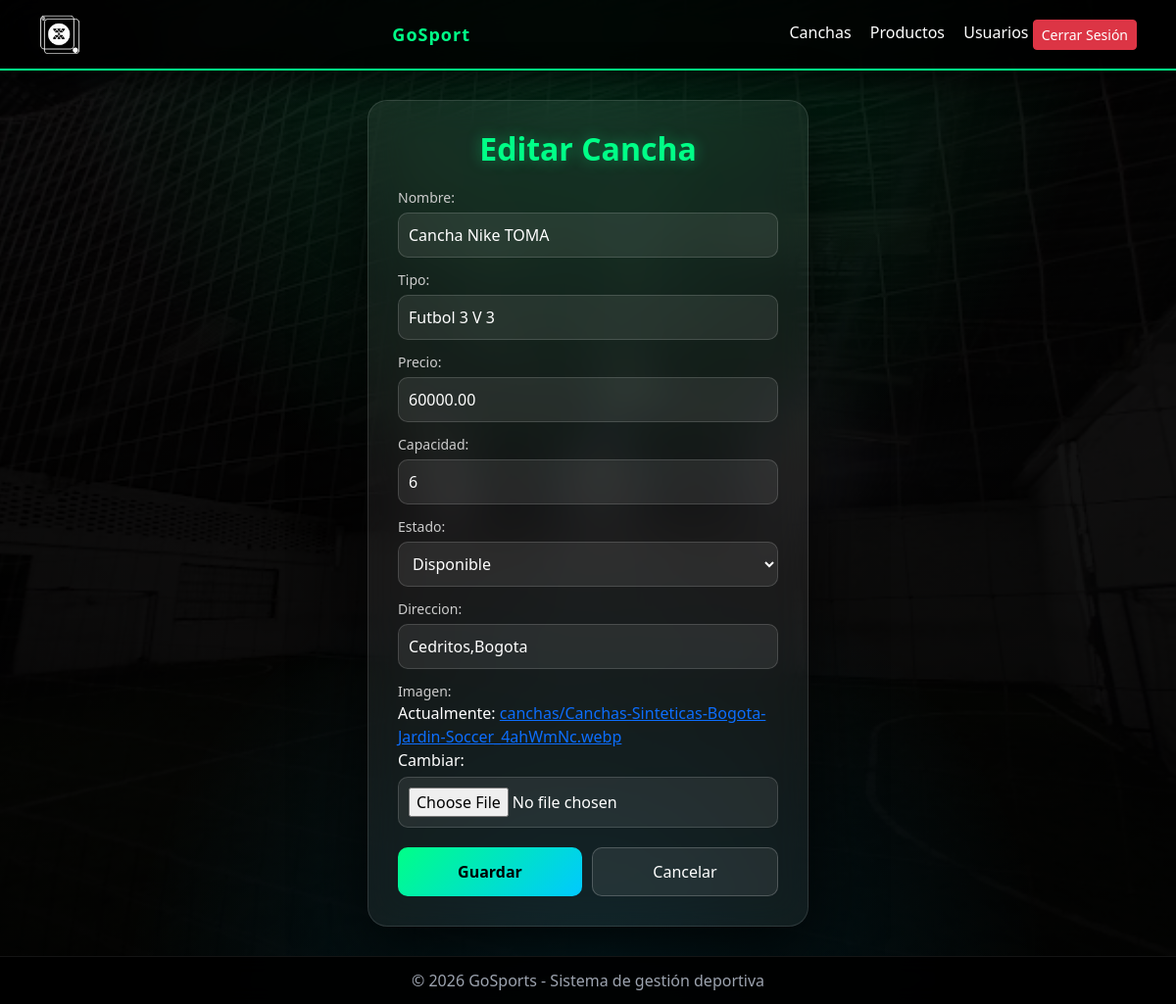
Screenshot of /canchas/editar/2/ (signed in) with the database file from the repository.
### canchas/models.py (models this page shows, shortened)
class Cancha(models.Model):
    ESTADOS = [
        ('disponible', 'Disponible'),
        ('ocupado', 'Ocupado'),
        ('mantenimiento', 'Mantenimiento'),
    ]
    nombre = models.CharField(max_length=100)
    tipo = models.CharField(max_length=50)
    precio = models.DecimalField(max_digits=10, decimal_places=2)
    capacidad = models.IntegerField()
    estado = models.CharField(max_length=20, choices=ESTADOS)
    direccion = models.CharField(max_length=255)
    imagen = models.ImageField(upload_to='canchas/')

### canchas/views.py (the view)
# urls.py: path('editar/<int:id>/', views.editar_cancha, name='editar_cancha'),
@login_required
def editar_cancha(request, id):
    if not (request.user.is_superuser or request.user.is_staff):
        messages.error(request, 'No tienes permiso para editar canchas ❌')
        return redirect('reservas:home')
    cancha = get_object_or_404(Cancha, id=id)
    form = CanchaForm(request.POST or None, request.FILES or None, instance=cancha)
    if form.is_valid():
        form.save()
        messages.success(request, 'Cancha actualizada correctamente ✅')
        return redirect('canchas:lista_canchas')
    return render(request, 'canchas/editar_cancha.html', {
        'form': form
    })

### canchas/forms.py
class CanchaForm(forms.ModelForm):
    class Meta:
        model = Cancha
        fields = '__all__'

### canchas/templates/canchas/editar_cancha.html (shortened to what this page needs)
{% load static %}
<!DOCTYPE html>
<html lang="es">
<head>
    <link href="https://cdn.jsdelivr.net/npm/bootstrap@5.3.0/dist/css/bootstrap.min.css" rel="stylesheet">
    <link rel="stylesheet" href="{% static 'css/editar_cancha.css' %}">
</head>
<body>
    <nav class="navbar">
        <img src="{% static 'img/icono.jpg' %}" class="me-2" style="height:40px;">
        <div class="logo">GoSport</div>
        <div class="nav-links">
            <a href="{% url 'canchas:lista_canchas' %}">Canchas</a>
            <a href="{% url 'productos:lista_productos' %}">Productos</a>
            {% if request.user.is_superuser %}
            <a href="{% url 'usuarios:lista_usuarios' %}">Usuarios</a>
            {% endif %}
            <form method="post" action="{% url 'auth:logout' %}" style="display:inline;">
                <button type="submit" class="btn btn-danger btn-sm">
                    Cerrar Sesión
                </button>
            </form>
        </div>
    </nav>
    <div class="container">
        <div class="card-form">
            <h2>Editar Cancha</h2>
            <form method="POST" enctype="multipart/form-data">
                {{ form.as_p }}
                <div class="acciones">
                    <button type="submit" class="btn-submit">Guardar</button>
                    <a href="{% url 'canchas:lista_canchas' %}" class="btn-cancelar">Cancelar</a>
                </div>
            </form>
        </div>
    </div>
    <footer class="footer">
        © 2026 GoSports - Sistema de gestión deportiva
    </footer>
</body>
</html>

### static/css/editar_cancha.css (style rules this page uses)
html, body { margin: 0; padding: 0; height: 100%; font-family: "Segoe UI", Arial, sans-serif; display: flex; flex-direction: column; background: radial-gradient(circle at top, rgba(0,255,135,0.18), transparent 45%), radial-gradient(circle at bottom, rgba(0,201,255,0.12), transparent 40%), linear-gradient(rgba(0,0,0,0.9), rgba(0,0,0,0.96)), url('/static/img/cancha.jpg'); background-size: cover; background-position: center; background-attachment: fixed; color: #fff; }
.navbar { background: rgba(0,0,0,0.85); backdrop-filter: blur(12px); padding: 15px 40px; display: flex; justify-content: space-between; align-items: center; border-bottom: 2px solid #00ff87; box-shadow: 0 10px 30px rgba(0,0,0,0.7); }
.logo { font-weight: 900; font-size: 18px; color: #00ff87; letter-spacing: 1px; }
.nav-links a { color: white; margin-left: 15px; text-decoration: none; transition: 0.3s; }
.container { width: 90%; max-width: 1200px; margin: 30px auto; flex: 1 0 auto; display: flex; justify-content: center; align-items: center; }
.card-form { background: rgba(255,255,255,0.06); backdrop-filter: blur(18px); padding: 30px; border-radius: 20px; width: 450px; border: 1px solid rgba(255,255,255,0.12); box-shadow: 0 25px 70px rgba(0,0,0,0.8); transition: 0.3s; }
.card-form h2 { text-align: center; margin-bottom: 20px; color: #00ff87; font-weight: 900; text-shadow: 0 0 15px rgba(0,255,135,0.4); }
.card-form p { margin-bottom: 12px; }
.card-form label { display: block; font-size: 14px; color: #ccc; }
.card-form input, .card-form select, .card-form textarea { width: 100%; padding: 10px; margin-top: 5px; border-radius: 10px; border: 1px solid rgba(255,255,255,0.15); background: rgba(255,255,255,0.08); color: #fff; transition: 0.3s; }
select option { background: #1e1e1e; color: #fff; }
.acciones { margin-top: 20px; display: flex; gap: 10px; }
.btn-submit { flex: 1; padding: 12px; background: linear-gradient(135deg, #00ff87, #00c9ff); color: #000; border: none; border-radius: 10px; font-weight: 900; cursor: pointer; transition: 0.3s; }
.btn-cancelar { flex: 1; padding: 12px; background: rgba(255,255,255,0.08); color: #fff; text-align: center; border-radius: 10px; text-decoration: none; border: 1px solid rgba(255,255,255,0.2); transition: 0.3s; }
.footer { background: rgba(0,0,0,0.9); backdrop-filter: blur(10px); color: #9ca3af; text-align: center; padding: 12px; margin-top: auto; border-top: 1px solid rgba(255,255,255,0.08); }

### rows the page displays
Cancha: nombre "Cancha Nike TOMA", tipo "Futbol 3 V 3", precio "60000.00", capacidad "6", estado "Disponible", direccion "Cedritos,Bogota"
